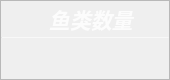
                    <widget class="QFrame" name="Target_QF_cam">
                     <property name="minimumSize">
                      <size>
                       <width>170</width>
                       <height>80</height>
                      </size>
                     </property>
                     <property name="maximumSize">
                      <size>
                       <width>170</width>
                       <height>80</height>
                      </size>
                     </property>
                     <property name="toolTipDuration">
                      <number>0</number>
                     </property>
                     <property name="styleSheet">
                      <string notr="true">QFrame#Target_QF_cam{
color: rgb(255, 255, 255);
border-radius: 15px;
background-color: qradialgradient(cx:0, cy:0, radius:1, fx:0.1, fy:0.1, stop:0 rgb(253, 139, 133),  stop:1 rgb(248, 194, 152));
border: 1px outset rgb(252, 194, 149)
}
</string>
                     </property>
                     <property name="frameShape">
                      <enum>QFrame::StyledPanel</enum>
                     </property>
                     <property name="frameShadow">
                      <enum>QFrame::Raised</enum>
                     </property>
                     <layout class="QVBoxLayout" name="verticalLayout_24" stretch="0,2,1">
                      <property name="spacing">
                       <number>0</number>
                      </property>
                      <property name="leftMargin">
                       <number>0</number>
                      </property>
                      <property name="topMargin">
                       <number>0</number>
                      </property>
                      <property name="rightMargin">
                       <number>0</number>
                      </property>
                      <property name="bottomMargin">
                       <number>0</number>
                      </property>
                      <item>
                       <widget class="QFrame" name="Target_top_cam">
                        <property name="styleSheet">
                         <string notr="true">border:none</string>
                        </property>
                        <property name="frameShape">
                         <enum>QFrame::StyledPanel</enum>
                        </property>
                        <property name="frameShadow">
                         <enum>QFrame::Raised</enum>
                        </property>
                        <layout class="QHBoxLayout" name="horizontalLayout_17">
                         <property name="spacing">
                          <number>0</number>
                         </property>
                         <property name="leftMargin">
                          <number>0</number>
                         </property>
                         <property name="topMargin">
                          <number>3</number>
                         </property>
                         <property name="rightMargin">
                          <number>0</number>
                         </property>
                         <property name="bottomMargin">
                          <number>3</number>
                         </property>
                         <item>
                          <widget class="QLabel" name="label_10">
                           <property name="maximumSize">
                            <size>
                             <width>16777215</width>
                             <height>30</height>
                            </size>
                           </property>
                           <property name="font">
                            <font>
                             <family>Segoe UI</family>
                             <pointsize>16</pointsize>
                             <italic>true</italic>
                             <bold>true</bold>
                            </font>
                           </property>
                           <property name="styleSheet">
                            <string notr="true">color: rgba(255, 255, 255,210);
padding-left:12px;
font: 700 italic 16pt &quot;Segoe UI&quot;;</string>
                           </property>
                           <property name="text">
                            <string>鱼类数量</string>
                           </property>
                           <property name="alignment">
                            <set>Qt::AlignCenter</set>
                           </property>
                           <property name="indent">
                            <number>0</number>
                           </property>
                          </widget>
                         </item>
                        </layout>
                       </widget>
                      </item>
                      <item>
                       <widget class="Line" name="line_7">
                        <property name="maximumSize">
                         <size>
                          <width>16777215</width>
                          <height>1</height>
                         </size>
                        </property>
                        <property name="styleSheet">
                         <string notr="true">background-color: rgba(255, 255, 255, 89);</string>
                        </property>
                        <property name="orientation">
                         <enum>Qt::Horizontal</enum>
                        </property>
                       </widget>
                      </item>
                      <item>
                       <widget class="QFrame" name="Target_bottom_cam">
                        <property name="styleSheet">
                         <string notr="true">border:none</string>
                        </property>
                        <property name="frameShape">
                         <enum>QFrame::StyledPanel</enum>
                        </property>
                        <property name="frameShadow">
                         <enum>QFrame::Raised</enum>
                        </property>
                        <layout class="QVBoxLayout" name="verticalLayout_25">
                         <property name="spacing">
                          <number>0</number>
                         </property>
                         <property name="leftMargin">
                          <number>0</number>
                         </property>
                         <property name="topMargin">
                          <number>6</number>
                         </property>
                         <property name="rightMargin">
                          <number>0</number>
                         </property>
                         <property name="bottomMargin">
                          <number>6</number>
                         </property>
                         <item alignment="Qt::AlignTop">
                          <widget class="QLabel" name="Target_num_cam">
                           <property name="minimumSize">
                            <size>
                             <width>0</width>
                             <height>30</height>
                            </size>
                           </property>
                           <property name="maximumSize">
                            <size>
                             <width>16777215</width>
                             <height>30</height>
                            </size>
                           </property>
                           <property name="font">
                            <font>
                             <family>Microsoft YaHei UI</family>
                             <pointsize>17</pointsize>
                             <italic>false</italic>
                             <bold>false</bold>
                             <underline>false</underline>
                            </font>
                           </property>
                           <property name="styleSheet">
                            <string notr="true">color: rgb(255, 255, 255);
font: 17pt &quot;Microsoft YaHei UI&quot;;</string>
                           </property>
                           <property name="text">
                            <string/>
                           </property>
                           <property name="alignment">
                            <set>Qt::AlignCenter</set>
                           </property>
                          </widget>
                         </item>
                        </layout>
                       </widget>
                      </item>
                     </layout>
                    </widget>
